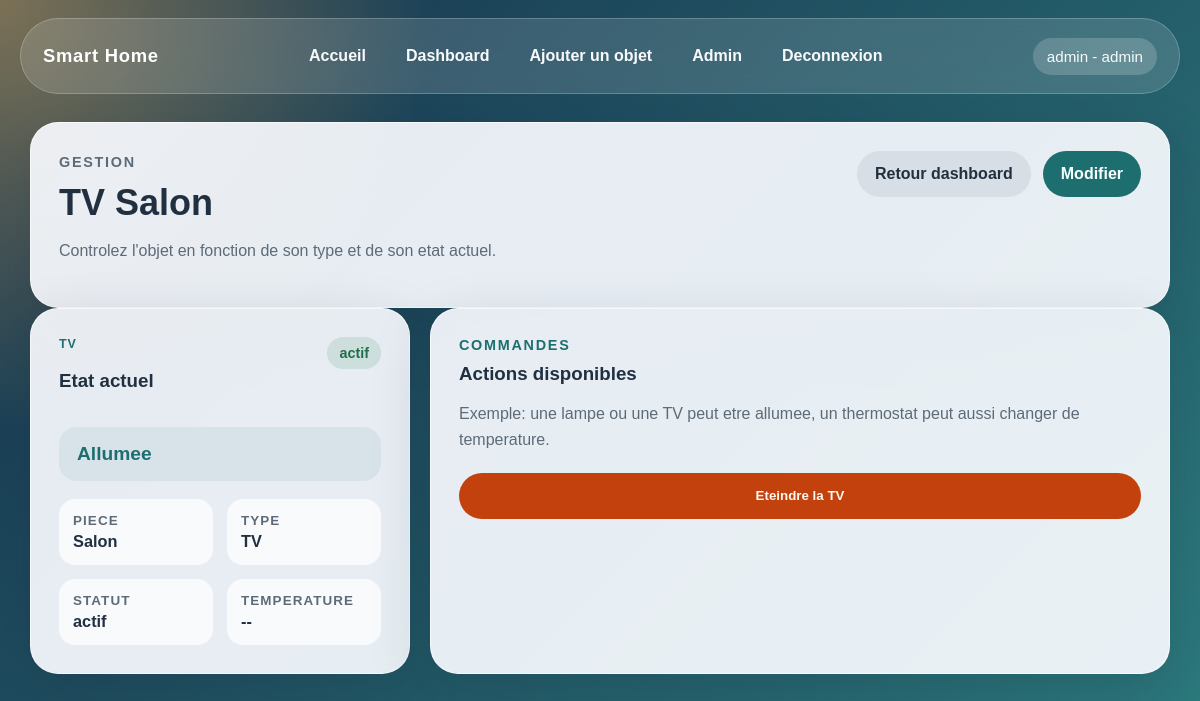
The app's page /device/5 (signed in), older data.
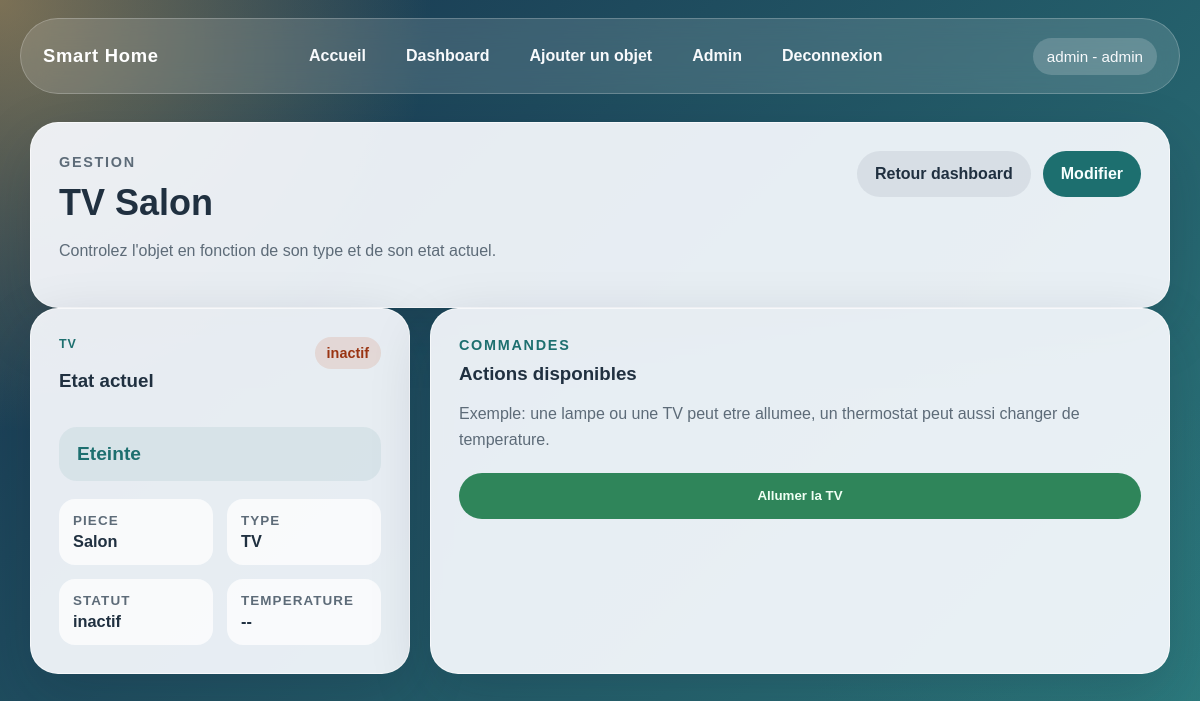
The same page, newer data.
### tables this page shows
CREATE TABLE objects (
        id INTEGER PRIMARY KEY AUTOINCREMENT,
        name TEXT NOT NULL,
        type TEXT NOT NULL,
        status TEXT NOT NULL DEFAULT 'actif',
        temperature REAL,
        room TEXT NOT NULL
    );

### app.py (the view, shortened to what this page needs)
@app.route("/object/<int:object_id>", methods=["GET", "POST"])
@app.route("/device/<int:object_id>", methods=["GET", "POST"])
@login_required
def control_object(object_id):
    conn = get_db_connection()
    try:
        object_data = fetch_object_by_id(conn, object_id)
        if not object_data:
            flash("Objet introuvable.", "error")
            return redirect(url_for("dashboard"))
    finally:
        conn.close()
    return render_template(
        "control_object.html",
        object_data=object_data,
        state_label=get_object_state_label(object_data),
        actions=get_object_actions(object_data),
    )

### app.py (called while the page is built)
def get_db_connection():
    conn = sqlite3.connect(DATABASE)
    conn.row_factory = sqlite3.Row
    return conn

def normalize_text(value):
    normalized = unicodedata.normalize("NFKD", str(value or ""))
    without_accents = "".join(
        char for char in normalized if not unicodedata.combining(char)
    )
    return without_accents.lower().strip()

def normalize_status_value(value):
    token = normalize_text(value)
    if token in {"1", "true", "actif", "on", "active"}:
        return "actif"
    return "inactif"

def type_label(value):
    if not value:
        return "Objet"
    return TYPE_LABELS.get(value, value.replace("_", " ").title())

def serialize_object(row):
    temperature = row["temperature"]
    if temperature in ("", None):
        parsed_temperature = None
    else:
        try:
            parsed_temperature = float(temperature)
        except (TypeError, ValueError):
            parsed_temperature = None
    return {
        "id": row["id"],
        "name": row["name"],
        "type": row["type"],
        "status": normalize_status_value(row["status"]),
        "temperature": parsed_temperature,
        "room": row["room"],
    }

### templates/control_object.html (shortened to what this page needs)
{% extends "base.html" %}
{% block content %}
<section class="panel section-head">
    <div>
        <p class="eyebrow">Gestion</p>
        <h1>{{ object_data.name }}</h1>
        <p>Controlez l'objet en fonction de son type et de son etat actuel.</p>
    </div>
    <div class="button-row">
        <a href="{{ url_for('dashboard') }}" class="btn btn-ghost">Retour dashboard</a>
        <a href="{{ url_for('edit_object', object_id=object_data.id) }}" class="btn btn-secondary">Modifier</a>
    </div>
</section>
<section class="control-layout">
    <article class="panel control-summary">
        <div class="object-head">
            <div>
                <p class="meta">{{ object_data.type|type_label }}</p>
                <h3>Etat actuel</h3>
            </div>
            <span class="status-badge status-{{ object_data.status }}">{{ object_data.status }}</span>
        </div>
        <div class="state-display">{{ state_label }}</div>
        <dl class="object-details">
            <div>
                <dt>Piece</dt>
                <dd>{{ object_data.room }}</dd>
            </div>
            <div>
                <dt>Type</dt>
                <dd>{{ object_data.type|type_label }}</dd>
            </div>
            <div>
                <dt>Statut</dt>
                <dd>{{ object_data.status }}</dd>
            </div>
            <div>
                <dt>Temperature</dt>
                <dd>
                    {% if object_data.temperature is not none %}
                        {{ "%.1f"|format(object_data.temperature) }} C
                    {% else %}
                        --
                    {% endif %}
                </dd>
            </div>
        </dl>
    </article>
    <article class="panel control-panel">
        <p class="eyebrow">Commandes</p>
        <h3 class="table-title">Actions disponibles</h3>
        <p class="hint">
            Exemple: une lampe ou une TV peut etre allumee,
            un thermostat peut aussi changer de temperature.
        </p>
        <div class="action-grid">
            {% for action in actions %}
                <form method="POST" class="inline-form action-form">
                    <button type="submit" class="btn {{ action.class }}">{{ action.label }}</button>
                </form>
            {% endfor %}
        </div>
    </article>
</section>
{% endblock %}

Row changes from the older to the newer data that the page shows:
changed objects "TV Salon": status "actif" → "inactif"
Text that changed along with them:
{{ state_label }}: "Allumee" → "Eteinte"
new list line: "Allumer la TV"
list line gone: "Eteindre la TV"
